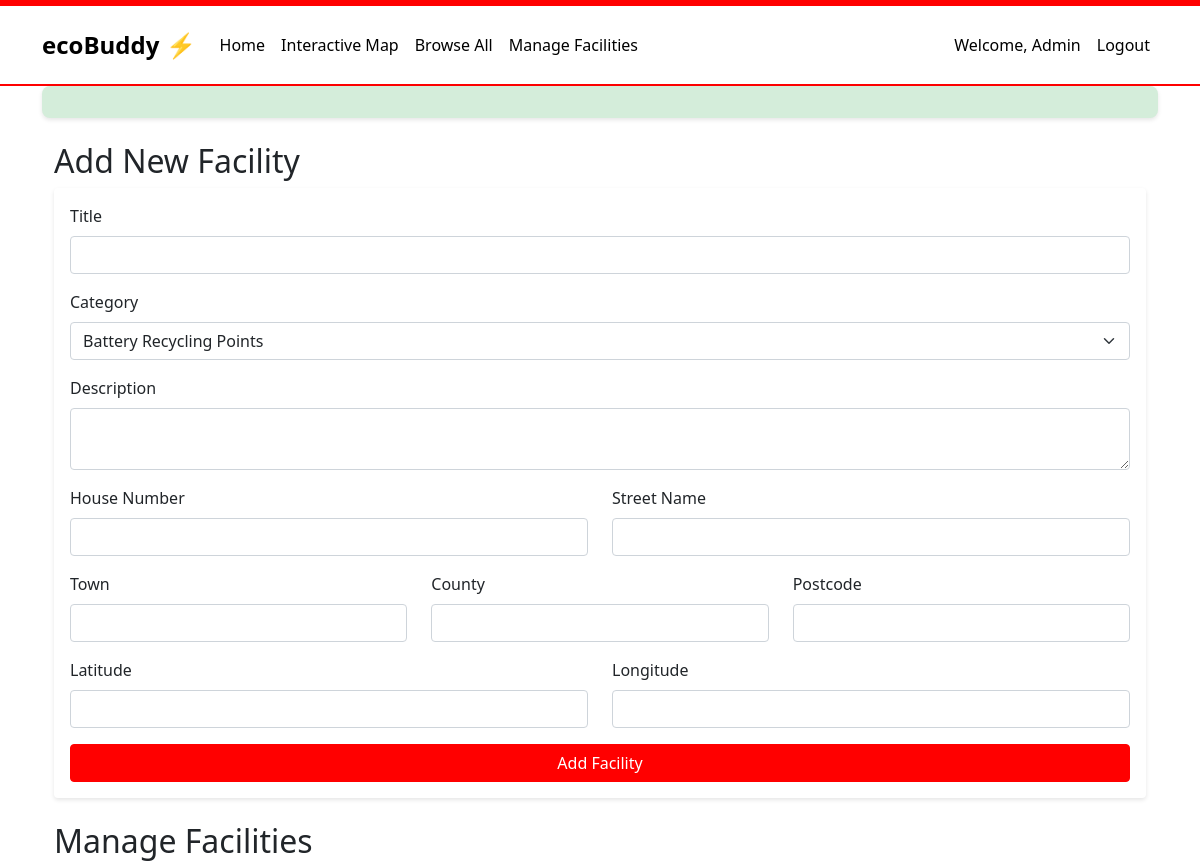
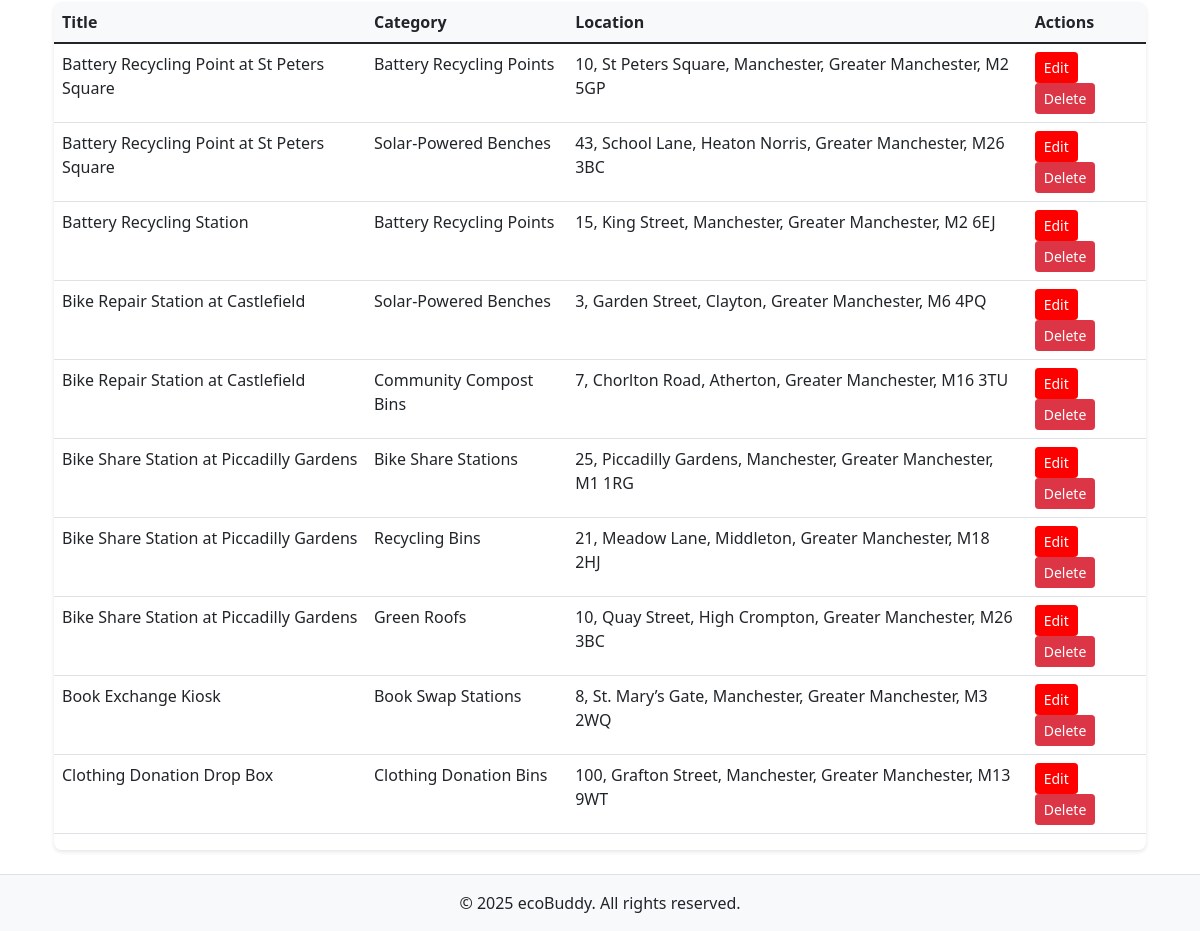
The app's page /manage.php (signed in) with its own data (2 pictures, top to bottom).
### tables this page shows
CREATE TABLE ecoFacilities (
                               id INTEGER PRIMARY KEY AUTOINCREMENT NOT NULL UNIQUE,
                               title VARCHAR(50) NOT NULL,
                               category INTEGER,
                               description VARCHAR(150) NOT NULL,
                               houseNumber VARCHAR(50),
                               streetName VARCHAR(50),
                               county VARCHAR(50),
                               town VARCHAR(50),
                               postcode VARCHAR(7) NOT NULL,
                               lng FLOAT NOT NULL,
                               lat FLOAT NOT NULL,
                               contributor INTEGER,
                               FOREIGN KEY (category) REFERENCES ecoCategories(id),
                               FOREIGN KEY (contributor) REFERENCES ecoUser(id)
);

CREATE TABLE "ecoCategories"
(
	id INTEGER not null
		primary key
		unique,
	name VARCHAR(50) not null
		unique
);

### manage.php (called while the page is built, shortened)
<?php
require_once('Models/EcoFacilitySet.php');
require_once('Models/CategorySet.php');
$view = new stdClass();
$view->pageTitle = 'Manage Facilities';
$facilitySet = new EcoFacilitySet();
$categorySet = new CategorySet();
$view->categories = $categorySet->fetchAllCategories();
$view->message = '';
$view->editFacility = null;
$view->facilities = $facilitySet->fetchAllFacilities();
require_once('Views/manage.phtml');

### Models/Database.php (called while the page is built, shortened)
<?php
class Database {
    private static $instance = null;
    private $dbConnection;
    private function __construct() {
        try {
            $this->dbConnection = new PDO('sqlite:' . __DIR__ . '/../db/ecobuddy.sqlite');
            $this->dbConnection->setAttribute(PDO::ATTR_ERRMODE, PDO::ERRMODE_EXCEPTION);
        }
        catch (PDOException $e) {
            echo "Database Connection Error: " . $e->getMessage();
            exit();
        }
    }
    public static function getInstance() {
        if (self::$instance === null) {
            self::$instance = new self();
        }
        return self::$instance;
    }
    public function getdbConnection() {
        return $this->dbConnection;
    }
}

### Models/CategorySet.php (called while the page is built, shortened)
<?php
require_once('Database.php');
class Category {
    protected $_id;
    protected $_name;
    public function __construct($dbRow) {
        $this->_id = $dbRow['id'];
        $this->_name = $dbRow['name'];
    }
    public function getId() { return $this->_id; }
    public function getName() { return $this->_name; }
}
class CategorySet {
    protected $_dbHandle;
    public function __construct() {
        $this->_dbInstance = Database::getInstance();
        $this->_dbHandle = $this->_dbInstance->getdbConnection();
    }
    public function fetchAllCategories() {
        $sqlQuery = 'SELECT * FROM ecoCategories ORDER BY name';
        $statement = $this->_dbHandle->prepare($sqlQuery);
        $statement->execute();
        $dataSet = [];
        while ($row = $statement->fetch()) {
            $dataSet[] = new Category($row);
        }
        return $dataSet;
    }
}

### Models/EcoFacilitySet.php (called while the page is built, shortened)
<?php
require_once('Database.php');
require_once('EcoFacility.php');
class EcoFacilitySet {
    protected $_dbHandle;
    public function __construct() {
        $this->_dbInstance = Database::getInstance();
        $this->_dbHandle = $this->_dbInstance->getdbConnection();
    }
    public function fetchAllFacilities($page = 1, $perPage = 10) {
        $offset = ($page - 1) * $perPage;
        $sqlQuery = 'SELECT * FROM ecoFacilities ORDER BY title LIMIT :limit OFFSET :offset';
        $statement = $this->_dbHandle->prepare($sqlQuery);
        $statement->bindValue(':limit', $perPage, PDO::PARAM_INT);
        $statement->bindValue(':offset', $offset, PDO::PARAM_INT);
        $statement->execute();
        $dataSet = [];
        while ($row = $statement->fetch()) {
            $dataSet[] = new EcoFacility($row);
        }
        return $dataSet;
    }
}

### Models/EcoFacility.php (called while the page is built, shortened)
<?php
class EcoFacility {
    protected $_id;
    protected $_title;
    protected $_category;
    protected $_houseNumber;
    protected $_streetName;
    protected $_county;
    protected $_town;
    protected $_postcode;
    public function __construct($dbRow) {
        $this->_id = $dbRow['id'];
        $this->_title = $dbRow['title'];
        $this->_category = $dbRow['category'];
        $this->_houseNumber = $dbRow['houseNumber'];
        $this->_streetName = $dbRow['streetName'];
        $this->_county = $dbRow['county'];
        $this->_town = $dbRow['town'];
        $this->_postcode = $dbRow['postcode'];
    }
    public function getId() { return $this->_id; }
    public function getTitle() { return $this->_title; }
    public function getCategory() { return $this->_category; }
    public function getFullAddress() {
        return implode(", ", array_filter([
            $this->_houseNumber,
            $this->_streetName,
            $this->_town,
            $this->_county,
            $this->_postcode
        ]));
    }
}

### Views/manage.phtml (the view, shortened to what this page needs)
<?php require('template/header.phtml') ?>
    <div class="container mt-4">
        <div class="row mb-4">
            <div class="col">
                <h2>
                    <?php echo $view->editFacility ? 'Edit' : 'Add New' ?> Facility
                </h2>
                <form method="POST" class="card p-3" novalidate>
                    <div class="mb-3">
                        <label for="title" class="form-label">Title</label>
                        <input type="text"
                               class="form-control"
                               id="title"
                               name="title"
                               required
                               value="<?php echo $view->editFacility ?
                                   htmlspecialchars($view->editFacility->getTitle()) : ''; ?>"
                        >
                    </div>
                    <div class="mb-3">
                        <label for="category" class="form-label">Category</label>
                        <select class="form-select" id="category" name="category" required>
                            <?php foreach ($view->categories as $category): ?>
                                <option value="<?php echo $category->getId(); ?>"
                                    <?php echo $view->editFacility &&
                                    $view->editFacility->getCategory() == $category->getId() ?
                                        'selected' : ''; ?>>
                                    <?php echo htmlspecialchars($category->getName()); ?>
                                </option>
                            <?php endforeach; ?>
                        </select>
                    </div>
                    <div class="mb-3">
                        <label for="description" class="form-label">Description</label>
                        <textarea class="form-control"
                                  id="description"
                                  name="description"
                                  required><?php
                            ?></textarea>
                    </div>
                    <div class="row">
                        <div class="col-md-6 mb-3">
                            <label for="houseNumber" class="form-label">House Number</label>
                            <input type="text"
                                   class="form-control"
                                   id="houseNumber"
                                   name="houseNumber"
                                   value="<?php echo $view->editFacility ?
                                       htmlspecialchars($view->editFacility->getHouseNumber()) : ''; ?>"
                            >
                        </div>
                        <div class="col-md-6 mb-3">
                            <label for="streetName" class="form-label">Street Name</label>
                            <input type="text"
                                   class="form-control"
                                   id="streetName"
                                   name="streetName"
                                   value="<?php echo $view->editFacility ?
                                       htmlspecialchars($view->editFacility->getStreetName()) : ''; ?>"
                            >
                        </div>
                    </div>
                    <div class="row">
                        <div class="col-md-4 mb-3">
                            <label for="town" class="form-label">Town</label>
                            <input type="text"
                                   class="form-control"
                                   id="town"
                                   name="town"
                                   required
                                   value="<?php echo $view->editFacility ?
                                       htmlspecialchars($view->editFacility->getTown()) : ''; ?>"
                            >
                        </div>
                        <div class="col-md-4 mb-3">
                            <label for="county" class="form-label">County</label>
                            <input type="text"
                                   class="form-control"
                                   id="county"
                                   name="county"
                                   required
                                   value="<?php echo $view->editFacility ?
                                       htmlspecialchars($view->editFacility->getCounty()) : ''; ?>"
                            >
                        </div>
                        <div class="col-md-4 mb-3">
                            <label for="postcode" class="form-label">Postcode</label>
                            <input type="text"
                                   class="form-control"
                                   id="postcode"
                                   name="postcode"
                                   required
                                   value="<?php echo $view->editFacility ?
                                       htmlspecialchars($view->editFacility->getPostcode()) : ''; ?>"
                            >
                        </div>
                    </div>
                    <div class="row">
                        <div class="col-md-6 mb-3">
                            <label for="lat" class="form-label">Latitude</label>
                            <input type="number"
                                   step="any"
                                   class="form-control"
                                   id="lat"
                                   name="lat"
                                   required
                                   value="<?php echo $view->editFacility ?
                                       $view->editFacility->getLat() : ''; ?>"
                            >
                        </div>
                        <div class="col-md-6 mb-3">
                            <label for="lng" class="form-label">Longitude</label>
                            <input type="number"
                                   step="any"
                                   class="form-control"
                                   id="lng"
                                   name="lng"
                                   required
                                   value="<?php echo $view->editFacility ?
                                       $view->editFacility->getLng() : ''; ?>"
                            >
                        </div>
                    </div>
                    <button type="submit" class="btn btn-primary">
                        <?php echo $view->editFacility ? 'Update' : 'Add' ?> Facility
                    </button>
                </form>
            </div>
        </div>
        <div class="row">
            <div class="col">
                <h2>Manage Facilities</h2>
                <div class="table-responsive">
                    <table class="table table-hover">
                        <thead>
                        <tr>
                            <th scope="col">Title</th>
                            <th scope="col">Category</th>
                            <th scope="col">Location</th>
                            <th scope="col">Actions</th>
                        </tr>
                        </thead>
                        <tbody>
                        <?php foreach ($view->facilities as $facility): ?>
                            <tr>
                                <td><?php echo htmlspecialchars($facility->getTitle()); ?></td>
                                <td>
                                    <?php
                                    foreach ($view->categories as $category) {
                                        if ($category->getId() == $facility->getCategory()) {
                                            echo htmlspecialchars($category->getName());
                                            break;
                                        }
                                    }
                                    ?>
                                </td>
                                <td><?php echo htmlspecialchars($facility->getFullAddress()); ?></td>
                                <td>
                                    <a href="?edit=<?php echo $facility->getId(); ?>"
                                       class="btn btn-sm btn-primary"
                                       aria-label="Edit facility">
                                        Edit
                                    </a>
                                    <form method="POST"
                                          class="d-inline"
                                          onsubmit="return confirm('Are you sure you want to delete this facility?')">
                                        <button type="submit"
                                                class="btn btn-sm btn-danger"
                                                aria-label="Delete facility">
                                            Delete
                                        </button>
                                    </form>
                                </td>
                            </tr>
                        <?php endforeach; ?>
                        </tbody>
                    </table>
                </div>
            </div>
        </div>
    </div>
<?php require('template/footer.phtml') ?>

### css/my-style.css (style rules this page uses)
body { min-height: 100vh; display: flex; flex-direction: column; background-color: #fff; }
.card { border: none; box-shadow: 0 2px 4px rgba(0,0,0,0.1); transition: transform 0.2s ease-in-out; }
.table-responsive { border-radius: 8px; box-shadow: 0 2px 4px rgba(0,0,0,0.1); }
.table th { background-color: #f8f9fa; border-top: none; }
.btn-primary { background-color: #f00; border-color: #f00; transition: all 0.2s ease-in-out; }

### records on screen
ecofacilities: title "Battery Recycling Point at St Peters Square", $facility->getFullAddress() "10, St Peters Square, Manchester, Greater Manchester, M2 5GP"
ecocategories: name "Battery Recycling Points"
ecofacilities: title "Battery Recycling Point at St Peters Square", $facility->getFullAddress() "43, School Lane, Heaton Norris, Greater Manchester, M26 3BC"
ecocategories: name "Solar-Powered Benches"
ecofacilities: title "Battery Recycling Station", $facility->getFullAddress() "15, King Street, Manchester, Greater Manchester, M2 6EJ"
ecofacilities: title "Bike Repair Station at Castlefield", $facility->getFullAddress() "3, Garden Street, Clayton, Greater Manchester, M6 4PQ"
ecofacilities: title "Bike Repair Station at Castlefield", $facility->getFullAddress() "7, Chorlton Road, Atherton, Greater Manchester, M16 3TU"
ecocategories: name "Community Compost Bins"
ecofacilities: title "Bike Share Station at Piccadilly Gardens", $facility->getFullAddress() "25, Piccadilly Gardens, Manchester, Greater Manchester, M1 1RG"
ecocategories: name "Bike Share Stations"
ecofacilities: title "Bike Share Station at Piccadilly Gardens", $facility->getFullAddress() "21, Meadow Lane, Middleton, Greater Manchester, M18 2HJ"
ecocategories: name "Recycling Bins"
ecofacilities: title "Bike Share Station at Piccadilly Gardens", $facility->getFullAddress() "10, Quay Street, High Crompton, Greater Manchester, M26 3BC"
ecocategories: name "Green Roofs"
ecofacilities: title "Book Exchange Kiosk", $facility->getFullAddress() "8, St. Mary’s Gate, Manchester, Greater Manchester, M3 2WQ"
ecocategories: name "Book Swap Stations"
ecofacilities: title "Clothing Donation Drop Box", $facility->getFullAddress() "100, Grafton Street, Manchester, Greater Manchester, M13 9WT"
ecocategories: name "Clothing Donation Bins"

### other values on screen
$user->getUsername() "Admin"
form field category "Battery Recycling Points"
